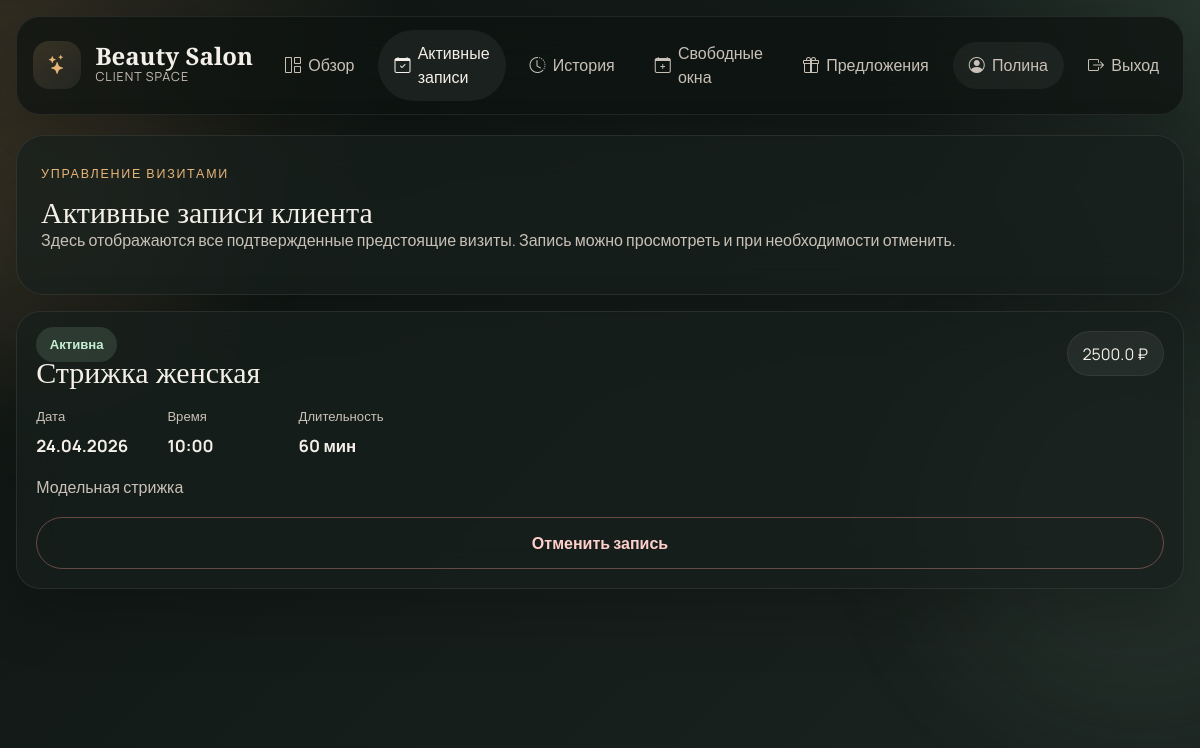
Screenshot of /appointments (signed in) with the database file from the repository.
### models.py (models this page shows, shortened)
class User(UserMixin, db.Model):
    __tablename__ = 'users'
    id = db.Column(db.Integer, primary_key=True)
    name = db.Column(db.String(100), nullable=False)
    email = db.Column(db.String(120), unique=True, nullable=False)
    phone = db.Column(db.String(20))
    password_hash = db.Column(db.String(128))
    appointments = db.relationship('Appointment', backref='client', lazy='dynamic')
    offers = db.relationship('Offer', backref='client', lazy='dynamic')

class Appointment(db.Model):
    __tablename__ = 'appointments'
    id = db.Column(db.Integer, primary_key=True)
    client_id = db.Column(db.Integer, db.ForeignKey('users.id'))
    service_id = db.Column(db.Integer, db.ForeignKey('services.id'))
    start_time = db.Column(db.DateTime, nullable=False)
    status = db.Column(db.String(20), default='active')  # active, completed, cancelled
    service = db.relationship('Service')

class Service(db.Model):
    __tablename__ = 'services'
    id = db.Column(db.Integer, primary_key=True)
    name = db.Column(db.String(100), nullable=False)
    duration = db.Column(db.Integer, nullable=False)  # minutes
    price = db.Column(db.Float, nullable=False)
    description = db.Column(db.Text)

### app.py (the view)
@app.route("/appointments")
@login_required
def appointments():
    now = datetime.now()
    active = Appointment.query.filter(
        Appointment.client_id == current_user.id,
        Appointment.status == "active",
        Appointment.start_time > now,
    ).order_by(Appointment.start_time.asc()).all()
    return render_template("appointments.html", appointments=active)

### app.py (called while the page is built)
@login_manager.user_loader
def load_user(user_id):
    return db.session.get(User, int(user_id))

@app.context_processor
def inject_navigation_state():
    return {"now": datetime.now()}

### templates/appointments.html (shortened to what this page needs)
{% extends "base.html" %}
{% block content %}
<section class="page-header glass-panel">
    <span class="section-kicker">Управление визитами</span>
    <h1>Активные записи клиента</h1>
    <p>Здесь отображаются все подтвержденные предстоящие визиты. Запись можно просмотреть и при необходимости отменить.</p>
</section>
{% if appointments %}
    <section class="detail-grid">
        {% for appt in appointments %}
            <article class="glass-panel detail-card">
                <div class="detail-card-top">
                    <div>
                        <span class="status-chip status-active">Активна</span>
                        <h2>{{ appt.service.name }}</h2>
                    </div>
                    <div class="price-chip">{{ appt.service.price }} ₽</div>
                </div>
                <div class="detail-metrics">
                    <div><span>Дата</span><strong>{{ appt.start_time.strftime('%d.%m.%Y') }}</strong></div>
                    <div><span>Время</span><strong>{{ appt.start_time.strftime('%H:%M') }}</strong></div>
                    <div><span>Длительность</span><strong>{{ appt.service.duration }} мин</strong></div>
                </div>
                <p class="detail-text">{{ appt.service.description }}</p>
                <form action="{{ url_for('cancel_appointment', appointment_id=appt.id) }}" method="POST">
                    <button type="submit" class="btn btn-outline-danger w-100">Отменить запись</button>
                </form>
            </article>
        {% endfor %}
    </section>
{% endif %}
{% endblock %}

### templates/base.html (shortened to what this page needs)
<!DOCTYPE html>
<html lang="ru">
<head>
    <link href="https://cdn.jsdelivr.net/npm/bootstrap@5.3.3/dist/css/bootstrap.min.css" rel="stylesheet">
    <link rel="stylesheet" href="https://cdn.jsdelivr.net/npm/bootstrap-icons@1.11.3/font/bootstrap-icons.min.css">
    <link rel="stylesheet" href="{{ url_for('static', filename='css/style.css') }}">
</head>
<body>
    <div class="ambient ambient-one"></div>
    <div class="ambient ambient-two"></div>
    <nav class="navbar navbar-expand-lg salon-navbar">
        <div class="container-fluid nav-shell">
            <a class="navbar-brand brand-mark" href="{{ url_for('dashboard') if current_user.is_authenticated else url_for('login') }}">
                <span class="brand-icon"><i class="bi bi-stars"></i></span>
                <span>
                    <strong>Beauty Salon</strong>
                    <small>Client Space</small>
                </span>
            </a>
            <div class="collapse navbar-collapse" id="navbarNav">
                <ul class="navbar-nav ms-auto align-items-lg-center gap-lg-2">
                    {% if current_user.is_authenticated %}
                        <li class="nav-item">
                            <a class="nav-link {% if request.endpoint == 'dashboard' %}active{% endif %}" href="{{ url_for('dashboard') }}">
                                <i class="bi bi-grid-1x2"></i> Обзор
                            </a>
                        </li>
                        <li class="nav-item">
                            <a class="nav-link {% if request.endpoint == 'appointments' %}active{% endif %}" href="{{ url_for('appointments') }}">
                                <i class="bi bi-calendar-check"></i> Активные записи
                            </a>
                        </li>
                        <li class="nav-item">
                            <a class="nav-link {% if request.endpoint == 'history' %}active{% endif %}" href="{{ url_for('history') }}">
                                <i class="bi bi-clock-history"></i> История
                            </a>
                        </li>
                        <li class="nav-item">
                            <a class="nav-link {% if request.endpoint == 'free_slots' %}active{% endif %}" href="{{ url_for('free_slots') }}">
                                <i class="bi bi-calendar-plus"></i> Свободные окна
                            </a>
                        </li>
                        <li class="nav-item">
                            <a class="nav-link {% if request.endpoint == 'offers' %}active{% endif %}" href="{{ url_for('offers') }}">
                                <i class="bi bi-gift"></i> Предложения
                            </a>
                        </li>
                        <li class="nav-item nav-user-chip">
                            <span class="nav-link disabled">
                                <i class="bi bi-person-circle"></i> {{ current_user.name }}
                            </span>
                        </li>
                        <li class="nav-item">
                            <a class="nav-link logout-link" href="{{ url_for('logout') }}">
                                <i class="bi bi-box-arrow-right"></i> Выход
                            </a>
                        </li>
                    {% endif %}
                </ul>
            </div>
        </div>
    </nav>
    <main class="main-container">
        {% block content %}{% endblock %}
    </main>
</body>
</html>

### rows the page displays
User: name "Полина"
Appointment: service.name "Стрижка женская", service.price "2500.0", start_time "24.04.2026", start_time "10:00", service.duration "60", service.description "Модельная стрижка"
